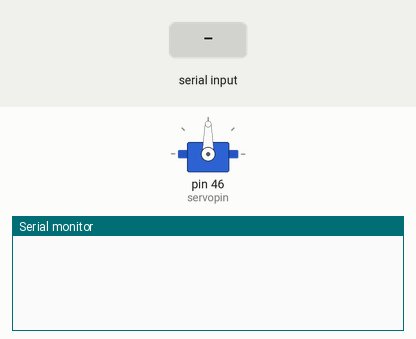
A sketch run on a simulated Arduino Mega 2560, built with avr-gcc and run on an emulated ATmega2560. On the bench: servo, the last lines printed to the serial monitor. Inputs (shaded band) come from the test bench.

Above: at 1.2 s.
1.3 s: byte 115 ('s') received over Serial
At 1.7 s:
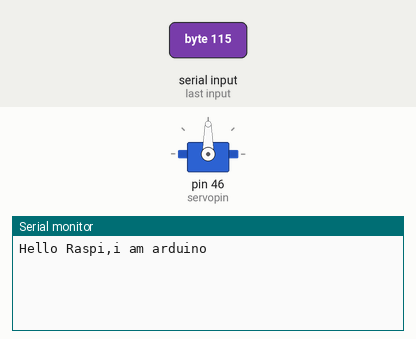
2.8 s: "90,45\n" received over Serial
At 4.2 s:
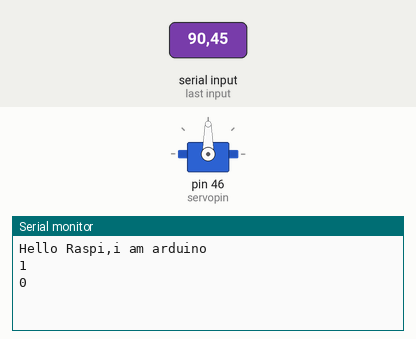

The sketch:

raspirx.ino
```cpp
#include <Servo.h>  //加载文件库
int pos = 0;
Servo myservo;
int servopin = 46;

void setup() {
  // put your setup code here, to run once:
  myservo.attach(servopin, 500, 2500);  //修正脉冲宽度
  Serial.begin(9600);
}

void loop() {
  // put your main code here, to run repeatedly:
  while (Serial.available() == 0) {}
  //Serial.println("Serial is available");
  if ('s' == Serial.read()) {
    Serial.println("Hello Raspi,i am arduino");
    while (Serial.available() == 0) {}
    char A = Serial.read();
    int a = A - '0';
    Serial.println("1");
    while (Serial.available() == 0) {}
    char B = Serial.read();
    int b = B - '0';
    Serial.println("0");
    if (a == 1 && b == 0) {
      for (pos = 0; pos <= 180; pos += 1) {  //pos+=1等价于pos=pos+1
        myservo.write(pos);
        delay(15);
      }
      for (pos = 180; pos >= 0; pos -= 1) {
        myservo.write(pos);
        delay(15);
      }
    }
  }
}
```

Measured:
- after the input at 1.3 s, the serial monitor: prints a new line at once (image 1)
- after the input at 2.8 s, the serial monitor: prints a new line at once (image 2)
